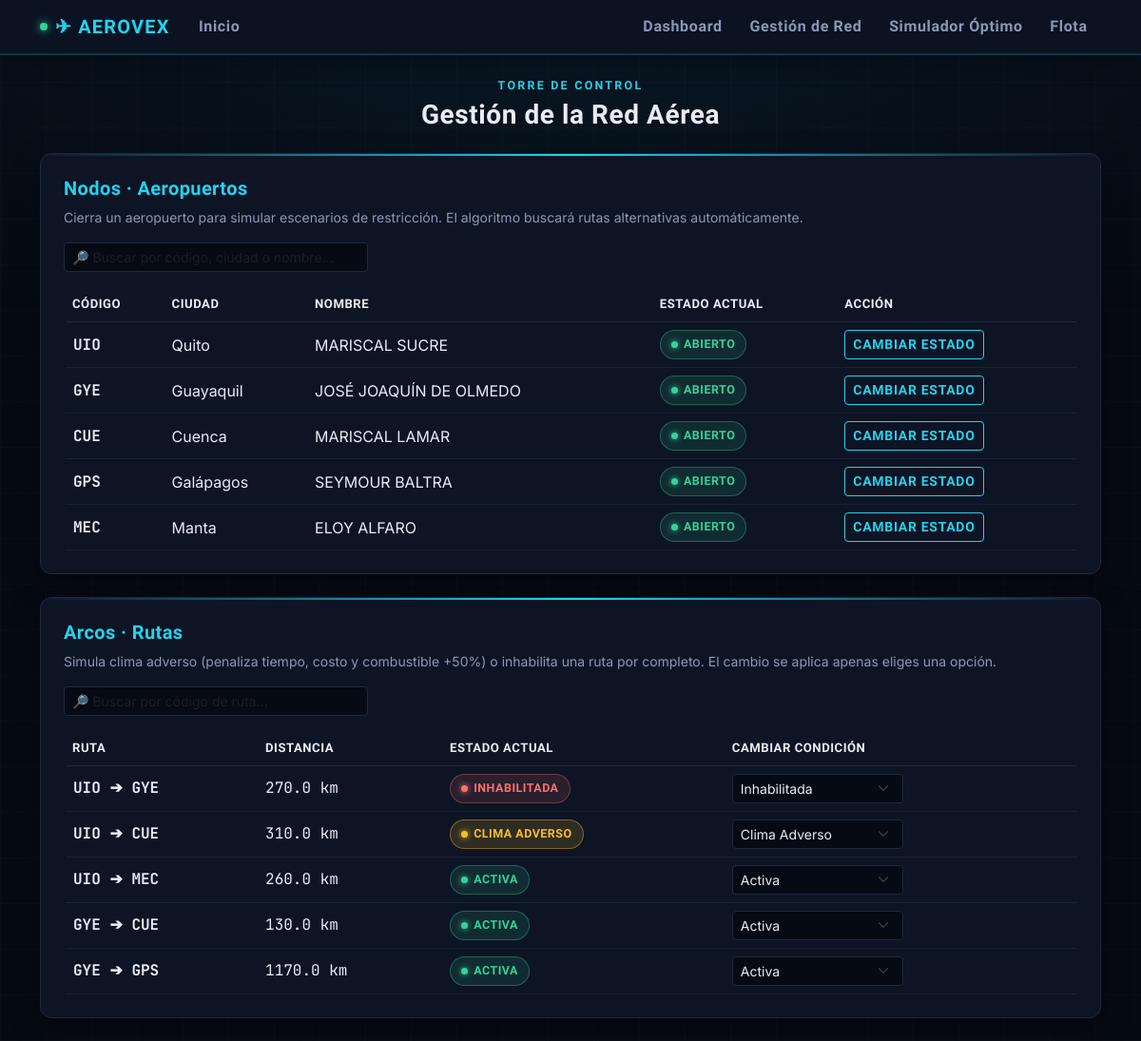
Page /aeropuertos on the earlier database version.
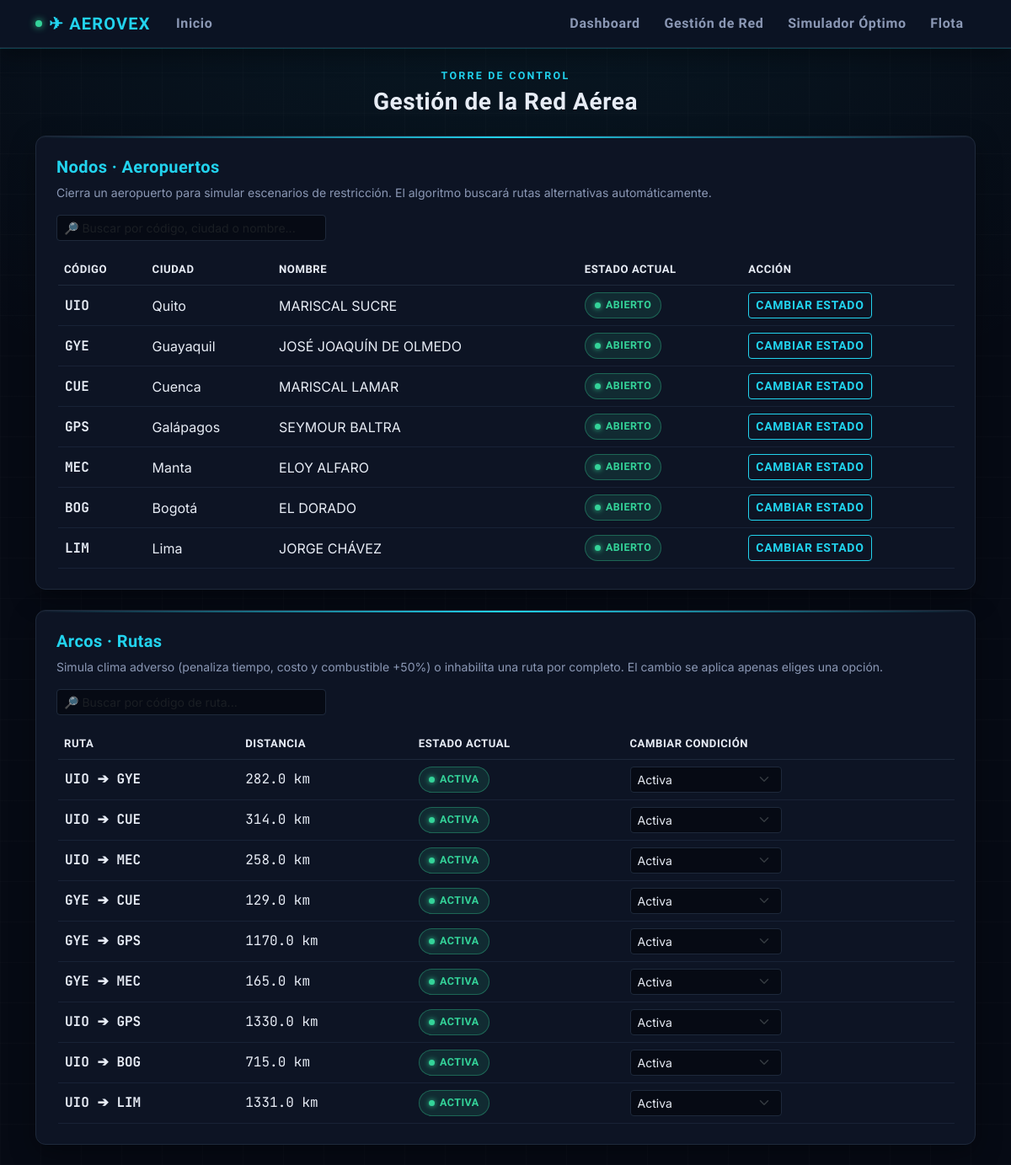
Same page on the later database version.
### models.py (models this page shows)
class Aeropuerto(db.Model):
    id = db.Column(db.Integer, primary_key=True)
    codigo = db.Column(db.String(10), unique=True, nullable=False)
    nombre = db.Column(db.String(100), nullable=False)
    ciudad = db.Column(db.String(100), nullable=False)
    latitud = db.Column(db.Float, nullable=False)
    longitud = db.Column(db.Float, nullable=False)
    estado = db.Column(db.String(20), default="Abierto")

class Ruta(db.Model):
    id = db.Column(db.Integer, primary_key=True)
    origen_id = db.Column(db.Integer, db.ForeignKey('aeropuerto.id'), nullable=False)
    destino_id = db.Column(db.Integer, db.ForeignKey('aeropuerto.id'), nullable=False)
    distancia = db.Column(db.Float, nullable=False)
    tiempo = db.Column(db.Float, nullable=False)
    costo = db.Column(db.Float, nullable=False)
    consumo = db.Column(db.Float, nullable=False)
    estado = db.Column(db.String(30), default="Activa")
    origen = db.relationship("Aeropuerto", foreign_keys=[origen_id])
    destino = db.relationship("Aeropuerto", foreign_keys=[destino_id])

### app.py (the view, shortened to what this page needs)
@app.route("/aeropuertos", methods=["GET", "POST"])
def aeropuertos():
    lista_aero = Aeropuerto.query.all()
    lista_rutas = Ruta.query.all()
    rutas_unicas = [r for r in lista_rutas if r.origen_id < r.destino_id]
    return render_template("aeropuertos.html", aeropuertos=lista_aero, rutas=rutas_unicas)

### templates/aeropuertos.html (shortened to what the changed rows need)
{% extends 'base.html' %}
{% block content %}
<div class="row mb-4">
    <div class="col-12">
        <div class="card p-4 panel-glow">
            <div class="table-responsive">
                <table class="table table-hover align-middle mb-0" id="tabla-aeropuertos">
                    <thead>
                        <tr>
                            <th>Código</th>
                            <th>Ciudad</th>
                            <th>Nombre</th>
                            <th>Estado actual</th>
                            <th>Acción</th>
                        </tr>
                    </thead>
                    <tbody>
                        {% for a in aeropuertos %}
                        <tr class="fila-animada" style="--i: {{ loop.index0 }};">
                            <td class="data-readout fw-bold" style="color: var(--cyan);">{{ a.codigo }}</td>
                            <td>{{ a.ciudad }}</td>
                            <td class="text-secondary">{{ a.nombre }}</td>
                            <td class="celda-estado-aero">
                                {% if a.estado == 'Abierto' %}
                                    <span class="badge-estado badge-abierto">Abierto</span>
                                {% else %}
                                    <span class="badge-estado badge-cerrado">Cerrado</span>
                                {% endif %}
                            </td>
                            <td>
                                <a href="/toggle_aeropuerto/{{ a.id }}" class="btn btn-sm btn-neon btn-toggle-aeropuerto">Cambiar estado</a>
                            </td>
                        </tr>
                        {% endfor %}
                    </tbody>
                </table>
            </div>
        </div>
    </div>
</div>
<div class="row mb-4">
    <div class="col-12">
        <div class="card p-4 panel-glow">
            <div class="table-responsive">
                <table class="table table-hover align-middle mb-0" id="tabla-rutas">
                    <thead>
                        <tr>
                            <th>Ruta</th>
                            <th>Distancia</th>
                            <th>Estado actual</th>
                            <th>Cambiar condición</th>
                        </tr>
                    </thead>
                    <tbody>
                        {% for r in rutas %}
                        <tr class="fila-animada" style="--i: {{ loop.index0 }};">
                            <td class="data-readout fw-bold">{{ r.origen.codigo }} ➔ {{ r.destino.codigo }}</td>
                            <td class="data-readout text-secondary">{{ r.distancia }} km</td>
                            <td class="celda-estado-ruta">
                                {% if r.estado == 'Activa' %}
                                    <span class="badge-estado badge-activa">Activa</span>
                                {% elif r.estado == 'Clima Adverso' %}
                                    <span class="badge-estado badge-clima">Clima adverso</span>
                                {% else %}
                                    <span class="badge-estado badge-inhabilitada">Inhabilitada</span>
                                {% endif %}
                            </td>
                            <td>
                                <form action="/estado_ruta/{{ r.id }}" method="POST" class="form-estado-ruta">
                                    <select name="estado" class="form-select form-select-sm" style="width: 180px;" onchange="this.form.requestSubmit()">
                                        <option value="Activa" {% if r.estado == 'Activa' %}selected{% endif %}>Activa</option>
                                        <option value="Clima Adverso" {% if r.estado == 'Clima Adverso' %}selected{% endif %}>Clima Adverso</option>
                                        <option value="Inhabilitada" {% if r.estado == 'Inhabilitada' %}selected{% endif %}>Inhabilitada</option>
                                    </select>
                                </form>
                            </td>
                        </tr>
                        {% endfor %}
                    </tbody>
                </table>
            </div>
        </div>
    </div>
</div>
{% endblock %}

Differences in the rows shown:
added Aeropuerto: codigo "BOG", ciudad "Bogotá", nombre "EL DORADO", estado "ABIERTO"
added Aeropuerto: codigo "LIM", ciudad "Lima", nombre "JORGE CHÁVEZ", estado "ABIERTO"
changed Ruta (number 1 of 9 on the later page): distancia "270.0" → "282.0"; estado "Inhabilitada" → "Activa"; estado "INHABILITADA" → "ACTIVA"
changed Ruta (number 2 of 9 on the later page): distancia "310.0" → "314.0"; estado "Clima Adverso" → "Activa"; estado "CLIMA ADVERSO" → "ACTIVA"
changed Ruta (number 3 of 9 on the later page): distancia "260.0" → "258.0"
changed Ruta (number 4 of 9 on the later page): distancia "130.0" → "129.0"
added Ruta: origen.codigo "GYE", destino.codigo "MEC", distancia "165.0", shows "ACTIVA", estado "Activa"
added Ruta: origen.codigo "UIO", destino.codigo "GPS", distancia "1330.0", shows "ACTIVA", estado "Activa"
added Ruta: origen.codigo "UIO", destino.codigo "BOG", distancia "715.0", shows "ACTIVA", estado "Activa"
added Ruta: origen.codigo "UIO", destino.codigo "LIM", distancia "1331.0", shows "ACTIVA", estado "Activa"
